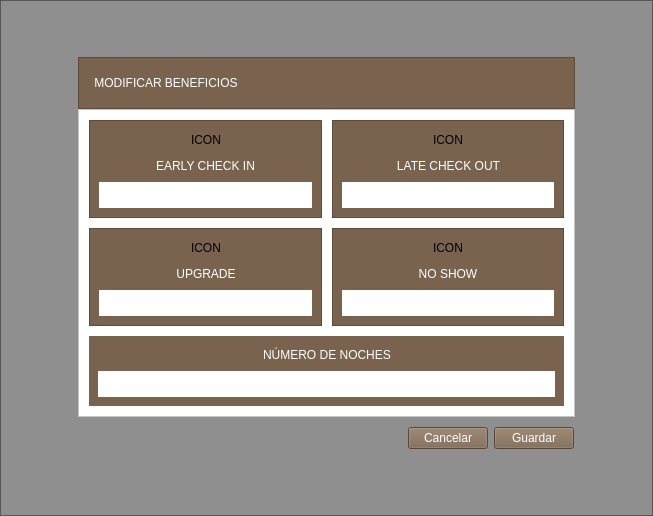
<?xml version="1.0" encoding="UTF-8"?>
<ui version="4.0">
 <class>Update_benefits</class>
 <widget class="QWidget" name="Update_benefits">
  <property name="geometry">
   <rect>
    <x>0</x>
    <y>0</y>
    <width>653</width>
    <height>516</height>
   </rect>
  </property>
  <property name="windowTitle">
   <string>Form</string>
  </property>
  <layout class="QHBoxLayout" name="horizontalLayout_13">
   <property name="leftMargin">
    <number>0</number>
   </property>
   <property name="topMargin">
    <number>0</number>
   </property>
   <property name="rightMargin">
    <number>0</number>
   </property>
   <property name="bottomMargin">
    <number>0</number>
   </property>
   <item>
    <widget class="QFrame" name="frame_7">
     <property name="styleSheet">
      <string notr="true">background-color:rgba(0,0,0,40%);</string>
     </property>
     <property name="frameShape">
      <enum>QFrame::StyledPanel</enum>
     </property>
     <property name="frameShadow">
      <enum>QFrame::Raised</enum>
     </property>
     <layout class="QVBoxLayout" name="verticalLayout_6">
      <item>
       <spacer name="verticalSpacer">
        <property name="orientation">
         <enum>Qt::Vertical</enum>
        </property>
        <property name="sizeHint" stdset="0">
         <size>
          <width>20</width>
          <height>6</height>
         </size>
        </property>
       </spacer>
      </item>
      <item>
       <layout class="QHBoxLayout" name="horizontalLayout_12">
        <item>
         <spacer name="horizontalSpacer_18">
          <property name="orientation">
           <enum>Qt::Horizontal</enum>
          </property>
          <property name="sizeHint" stdset="0">
           <size>
            <width>40</width>
            <height>20</height>
           </size>
          </property>
         </spacer>
        </item>
        <item>
         <layout class="QVBoxLayout" name="verticalLayout_5">
          <property name="spacing">
           <number>0</number>
          </property>
          <item>
           <widget class="QFrame" name="frame_6">
            <property name="styleSheet">
             <string notr="true">background-color:#79634E;</string>
            </property>
            <property name="frameShape">
             <enum>QFrame::StyledPanel</enum>
            </property>
            <property name="frameShadow">
             <enum>QFrame::Raised</enum>
            </property>
            <layout class="QHBoxLayout" name="horizontalLayout_10">
             <property name="leftMargin">
              <number>15</number>
             </property>
             <property name="topMargin">
              <number>15</number>
             </property>
             <property name="rightMargin">
              <number>15</number>
             </property>
             <property name="bottomMargin">
              <number>15</number>
             </property>
             <item>
              <widget class="QLabel" name="label_9">
               <property name="styleSheet">
                <string notr="true">font: 12pt &quot;MS Shell Dlg 2&quot;;
color:white;</string>
               </property>
               <property name="text">
                <string>MODIFICAR BENEFICIOS</string>
               </property>
               <property name="alignment">
                <set>Qt::AlignCenter</set>
               </property>
              </widget>
             </item>
             <item>
              <spacer name="horizontalSpacer_17">
               <property name="orientation">
                <enum>Qt::Horizontal</enum>
               </property>
               <property name="sizeHint" stdset="0">
                <size>
                 <width>321</width>
                 <height>20</height>
                </size>
               </property>
              </spacer>
             </item>
            </layout>
           </widget>
          </item>
          <item>
           <widget class="QFrame" name="frame">
            <property name="styleSheet">
             <string notr="true">background-color:white;</string>
            </property>
            <property name="frameShape">
             <enum>QFrame::StyledPanel</enum>
            </property>
            <property name="frameShadow">
             <enum>QFrame::Raised</enum>
            </property>
            <layout class="QVBoxLayout" name="verticalLayout_8">
             <property name="spacing">
              <number>10</number>
             </property>
             <property name="leftMargin">
              <number>10</number>
             </property>
             <property name="topMargin">
              <number>10</number>
             </property>
             <property name="rightMargin">
              <number>10</number>
             </property>
             <property name="bottomMargin">
              <number>10</number>
             </property>
             <item>
              <layout class="QGridLayout" name="gridLayout">
               <property name="spacing">
                <number>10</number>
               </property>
               <item row="0" column="0">
                <widget class="QFrame" name="frame_2">
                 <property name="sizePolicy">
                  <sizepolicy hsizetype="Expanding" vsizetype="Preferred">
                   <horstretch>0</horstretch>
                   <verstretch>0</verstretch>
                  </sizepolicy>
                 </property>
                 <property name="styleSheet">
                  <string notr="true">background-color:#79634E;</string>
                 </property>
                 <property name="frameShape">
                  <enum>QFrame::StyledPanel</enum>
                 </property>
                 <property name="frameShadow">
                  <enum>QFrame::Raised</enum>
                 </property>
                 <layout class="QVBoxLayout" name="verticalLayout">
                  <item>
                   <layout class="QHBoxLayout" name="horizontalLayout">
                    <item>
                     <spacer name="horizontalSpacer">
                      <property name="orientation">
                       <enum>Qt::Horizontal</enum>
                      </property>
                      <property name="sizeHint" stdset="0">
                       <size>
                        <width>40</width>
                        <height>20</height>
                       </size>
                      </property>
                     </spacer>
                    </item>
                    <item>
                     <widget class="QLabel" name="icon_cliente">
                      <property name="text">
                       <string>ICON</string>
                      </property>
                     </widget>
                    </item>
                    <item>
                     <spacer name="horizontalSpacer_2">
                      <property name="orientation">
                       <enum>Qt::Horizontal</enum>
                      </property>
                      <property name="sizeHint" stdset="0">
                       <size>
                        <width>40</width>
                        <height>20</height>
                       </size>
                      </property>
                     </spacer>
                    </item>
                   </layout>
                  </item>
                  <item>
                   <layout class="QHBoxLayout" name="horizontalLayout_2">
                    <item>
                     <spacer name="horizontalSpacer_3">
                      <property name="orientation">
                       <enum>Qt::Horizontal</enum>
                      </property>
                      <property name="sizeHint" stdset="0">
                       <size>
                        <width>40</width>
                        <height>20</height>
                       </size>
                      </property>
                     </spacer>
                    </item>
                    <item>
                     <widget class="QLabel" name="label_2">
                      <property name="styleSheet">
                       <string notr="true">font: 12pt &quot;MS Shell Dlg 2&quot;;
color:white;</string>
                      </property>
                      <property name="text">
                       <string>EARLY CHECK IN</string>
                      </property>
                      <property name="alignment">
                       <set>Qt::AlignCenter</set>
                      </property>
                     </widget>
                    </item>
                    <item>
                     <spacer name="horizontalSpacer_4">
                      <property name="orientation">
                       <enum>Qt::Horizontal</enum>
                      </property>
                      <property name="sizeHint" stdset="0">
                       <size>
                        <width>40</width>
                        <height>20</height>
                       </size>
                      </property>
                     </spacer>
                    </item>
                   </layout>
                  </item>
                  <item>
                   <widget class="QLineEdit" name="early">
                    <property name="styleSheet">
                     <string notr="true">background-color:white;
border-radius:15px;
color: #294D39;
font: 12pt &quot;MS Shell Dlg 2&quot;;
padding:5px;
min-height:1.8em;


</string>
                    </property>
                    <property name="alignment">
                     <set>Qt::AlignCenter</set>
                    </property>
                    <property name="placeholderText">
                     <string/>
                    </property>
                   </widget>
                  </item>
                 </layout>
                </widget>
               </item>
               <item row="0" column="1">
                <widget class="QFrame" name="frame_3">
                 <property name="sizePolicy">
                  <sizepolicy hsizetype="Expanding" vsizetype="Preferred">
                   <horstretch>0</horstretch>
                   <verstretch>0</verstretch>
                  </sizepolicy>
                 </property>
                 <property name="styleSheet">
                  <string notr="true">background-color:#79634E;</string>
                 </property>
                 <property name="frameShape">
                  <enum>QFrame::StyledPanel</enum>
                 </property>
                 <property name="frameShadow">
                  <enum>QFrame::Raised</enum>
                 </property>
                 <layout class="QVBoxLayout" name="verticalLayout_2">
                  <item>
                   <layout class="QHBoxLayout" name="horizontalLayout_3">
                    <item>
                     <spacer name="horizontalSpacer_5">
                      <property name="orientation">
                       <enum>Qt::Horizontal</enum>
                      </property>
                      <property name="sizeHint" stdset="0">
                       <size>
                        <width>40</width>
                        <height>20</height>
                       </size>
                      </property>
                     </spacer>
                    </item>
                    <item>
                     <widget class="QLabel" name="icon_regional">
                      <property name="text">
                       <string>ICON</string>
                      </property>
                     </widget>
                    </item>
                    <item>
                     <spacer name="horizontalSpacer_6">
                      <property name="orientation">
                       <enum>Qt::Horizontal</enum>
                      </property>
                      <property name="sizeHint" stdset="0">
                       <size>
                        <width>40</width>
                        <height>20</height>
                       </size>
                      </property>
                     </spacer>
                    </item>
                   </layout>
                  </item>
                  <item>
                   <layout class="QHBoxLayout" name="horizontalLayout_4">
                    <item>
                     <spacer name="horizontalSpacer_7">
                      <property name="orientation">
                       <enum>Qt::Horizontal</enum>
                      </property>
                      <property name="sizeHint" stdset="0">
                       <size>
                        <width>40</width>
                        <height>20</height>
                       </size>
                      </property>
                     </spacer>
                    </item>
                    <item>
                     <widget class="QLabel" name="regional">
                      <property name="styleSheet">
                       <string notr="true">font: 12pt &quot;MS Shell Dlg 2&quot;;
color:white;</string>
                      </property>
                      <property name="text">
                       <string>LATE CHECK OUT</string>
                      </property>
                      <property name="alignment">
                       <set>Qt::AlignCenter</set>
                      </property>
                     </widget>
                    </item>
                    <item>
                     <spacer name="horizontalSpacer_8">
                      <property name="orientation">
                       <enum>Qt::Horizontal</enum>
                      </property>
                      <property name="sizeHint" stdset="0">
                       <size>
                        <width>40</width>
                        <height>20</height>
                       </size>
                      </property>
                     </spacer>
                    </item>
                   </layout>
                  </item>
                  <item>
                   <widget class="QLineEdit" name="late">
                    <property name="styleSheet">
                     <string notr="true">background-color:white;
border-radius:15px;
color: #294D39;
font: 12pt &quot;MS Shell Dlg 2&quot;;
padding:5px;
min-height:1.8em;


</string>
                    </property>
                    <property name="alignment">
                     <set>Qt::AlignCenter</set>
                    </property>
                    <property name="placeholderText">
                     <string/>
                    </property>
                   </widget>
                  </item>
                 </layout>
                </widget>
               </item>
               <item row="1" column="0">
                <widget class="QFrame" name="frame_4">
                 <property name="sizePolicy">
                  <sizepolicy hsizetype="Expanding" vsizetype="Preferred">
                   <horstretch>0</horstretch>
                   <verstretch>0</verstretch>
                  </sizepolicy>
                 </property>
                 <property name="styleSheet">
                  <string notr="true">background-color:#79634E;</string>
                 </property>
                 <property name="frameShape">
                  <enum>QFrame::StyledPanel</enum>
                 </property>
                 <property name="frameShadow">
                  <enum>QFrame::Raised</enum>
                 </property>
                 <layout class="QVBoxLayout" name="verticalLayout_3">
                  <item>
                   <layout class="QHBoxLayout" name="horizontalLayout_5">
                    <item>
                     <spacer name="horizontalSpacer_9">
                      <property name="orientation">
                       <enum>Qt::Horizontal</enum>
                      </property>
                      <property name="sizeHint" stdset="0">
                       <size>
                        <width>40</width>
                        <height>20</height>
                       </size>
                      </property>
                     </spacer>
                    </item>
                    <item>
                     <widget class="QLabel" name="icon_aniversario">
                      <property name="text">
                       <string>ICON</string>
                      </property>
                     </widget>
                    </item>
                    <item>
                     <spacer name="horizontalSpacer_10">
                      <property name="orientation">
                       <enum>Qt::Horizontal</enum>
                      </property>
                      <property name="sizeHint" stdset="0">
                       <size>
                        <width>40</width>
                        <height>20</height>
                       </size>
                      </property>
                     </spacer>
                    </item>
                   </layout>
                  </item>
                  <item>
                   <layout class="QHBoxLayout" name="horizontalLayout_6">
                    <item>
                     <spacer name="horizontalSpacer_11">
                      <property name="orientation">
                       <enum>Qt::Horizontal</enum>
                      </property>
                      <property name="sizeHint" stdset="0">
                       <size>
                        <width>40</width>
                        <height>20</height>
                       </size>
                      </property>
                     </spacer>
                    </item>
                    <item>
                     <widget class="QLabel" name="label_6">
                      <property name="styleSheet">
                       <string notr="true">font: 12pt &quot;MS Shell Dlg 2&quot;;
color:white;</string>
                      </property>
                      <property name="text">
                       <string>UPGRADE</string>
                      </property>
                      <property name="alignment">
                       <set>Qt::AlignCenter</set>
                      </property>
                     </widget>
                    </item>
                    <item>
                     <spacer name="horizontalSpacer_12">
                      <property name="orientation">
                       <enum>Qt::Horizontal</enum>
                      </property>
                      <property name="sizeHint" stdset="0">
                       <size>
                        <width>40</width>
                        <height>20</height>
                       </size>
                      </property>
                     </spacer>
                    </item>
                   </layout>
                  </item>
                  <item>
                   <widget class="QLineEdit" name="upgrade">
                    <property name="styleSheet">
                     <string notr="true">background-color:white;
border-radius:15px;
color: #294D39;
font: 12pt &quot;MS Shell Dlg 2&quot;;
padding:5px;
min-height:1.8em;


</string>
                    </property>
                    <property name="alignment">
                     <set>Qt::AlignCenter</set>
                    </property>
                    <property name="placeholderText">
                     <string/>
                    </property>
                   </widget>
                  </item>
                 </layout>
                </widget>
               </item>
               <item row="1" column="1">
                <widget class="QFrame" name="frame_5">
                 <property name="sizePolicy">
                  <sizepolicy hsizetype="Expanding" vsizetype="Preferred">
                   <horstretch>0</horstretch>
                   <verstretch>0</verstretch>
                  </sizepolicy>
                 </property>
                 <property name="styleSheet">
                  <string notr="true">background-color:#79634E;</string>
                 </property>
                 <property name="frameShape">
                  <enum>QFrame::StyledPanel</enum>
                 </property>
                 <property name="frameShadow">
                  <enum>QFrame::Raised</enum>
                 </property>
                 <layout class="QVBoxLayout" name="verticalLayout_4">
                  <item>
                   <layout class="QHBoxLayout" name="horizontalLayout_7">
                    <item>
                     <spacer name="horizontalSpacer_13">
                      <property name="orientation">
                       <enum>Qt::Horizontal</enum>
                      </property>
                      <property name="sizeHint" stdset="0">
                       <size>
                        <width>40</width>
                        <height>20</height>
                       </size>
                      </property>
                     </spacer>
                    </item>
                    <item>
                     <widget class="QLabel" name="icon_categoria">
                      <property name="text">
                       <string>ICON</string>
                      </property>
                     </widget>
                    </item>
                    <item>
                     <spacer name="horizontalSpacer_14">
                      <property name="orientation">
                       <enum>Qt::Horizontal</enum>
                      </property>
                      <property name="sizeHint" stdset="0">
                       <size>
                        <width>40</width>
                        <height>20</height>
                       </size>
                      </property>
                     </spacer>
                    </item>
                   </layout>
                  </item>
                  <item>
                   <layout class="QHBoxLayout" name="horizontalLayout_8">
                    <item>
                     <spacer name="horizontalSpacer_15">
                      <property name="orientation">
                       <enum>Qt::Horizontal</enum>
                      </property>
                      <property name="sizeHint" stdset="0">
                       <size>
                        <width>40</width>
                        <height>20</height>
                       </size>
                      </property>
                     </spacer>
                    </item>
                    <item>
                     <widget class="QLabel" name="label_8">
                      <property name="styleSheet">
                       <string notr="true">font: 12pt &quot;MS Shell Dlg 2&quot;;
color:white;</string>
                      </property>
                      <property name="text">
                       <string>NO SHOW</string>
                      </property>
                      <property name="alignment">
                       <set>Qt::AlignCenter</set>
                      </property>
                     </widget>
                    </item>
                    <item>
                     <spacer name="horizontalSpacer_16">
                      <property name="orientation">
                       <enum>Qt::Horizontal</enum>
                      </property>
                      <property name="sizeHint" stdset="0">
                       <size>
                        <width>40</width>
                        <height>20</height>
                       </size>
                      </property>
                     </spacer>
                    </item>
                   </layout>
                  </item>
                  <item>
                   <widget class="QLineEdit" name="noshow">
                    <property name="styleSheet">
                     <string notr="true">background-color:white;
border-radius:15px;
color: #294D39;
font: 12pt &quot;MS Shell Dlg 2&quot;;
padding:5px;
min-height:1.8em;


</string>
                    </property>
                    <property name="alignment">
                     <set>Qt::AlignCenter</set>
                    </property>
                   </widget>
                  </item>
                 </layout>
                </widget>
               </item>
              </layout>
             </item>
             <item>
              <widget class="QFrame" name="verticalFrame">
               <property name="styleSheet">
                <string notr="true">background-color:#79634E;</string>
               </property>
               <layout class="QVBoxLayout" name="verticalLayout_7">
                <property name="leftMargin">
                 <number>9</number>
                </property>
                <property name="topMargin">
                 <number>9</number>
                </property>
                <property name="rightMargin">
                 <number>9</number>
                </property>
                <property name="bottomMargin">
                 <number>9</number>
                </property>
                <item>
                 <layout class="QHBoxLayout" name="horizontalLayout_14">
                  <item>
                   <spacer name="horizontalSpacer_21">
                    <property name="orientation">
                     <enum>Qt::Horizontal</enum>
                    </property>
                    <property name="sizeHint" stdset="0">
                     <size>
                      <width>40</width>
                      <height>20</height>
                     </size>
                    </property>
                   </spacer>
                  </item>
                  <item>
                   <widget class="QLabel" name="label_3">
                    <property name="styleSheet">
                     <string notr="true">font: 12pt &quot;MS Shell Dlg 2&quot;;
color:white;</string>
                    </property>
                    <property name="text">
                     <string>NÚMERO DE NOCHES</string>
                    </property>
                   </widget>
                  </item>
                  <item>
                   <spacer name="horizontalSpacer_24">
                    <property name="orientation">
                     <enum>Qt::Horizontal</enum>
                    </property>
                    <property name="sizeHint" stdset="0">
                     <size>
                      <width>40</width>
                      <height>20</height>
                     </size>
                    </property>
                   </spacer>
                  </item>
                 </layout>
                </item>
                <item>
                 <widget class="QLineEdit" name="nights">
                  <property name="styleSheet">
                   <string notr="true">background-color:white;
border-radius:15px;
color: #294D39;
font: 12pt &quot;MS Shell Dlg 2&quot;;
padding:5px;
min-height:1.8em;


</string>
                  </property>
                  <property name="alignment">
                   <set>Qt::AlignCenter</set>
                  </property>
                 </widget>
                </item>
               </layout>
              </widget>
             </item>
            </layout>
           </widget>
          </item>
          <item>
           <widget class="QFrame" name="frame_8">
            <property name="styleSheet">
             <string notr="true">background-color:transparent;</string>
            </property>
            <property name="frameShape">
             <enum>QFrame::StyledPanel</enum>
            </property>
            <property name="frameShadow">
             <enum>QFrame::Raised</enum>
            </property>
            <layout class="QHBoxLayout" name="horizontalLayout_11">
             <property name="rightMargin">
              <number>0</number>
             </property>
             <item>
              <spacer name="horizontalSpacer_20">
               <property name="orientation">
                <enum>Qt::Horizontal</enum>
               </property>
               <property name="sizeHint" stdset="0">
                <size>
                 <width>197</width>
                 <height>20</height>
                </size>
               </property>
              </spacer>
             </item>
             <item>
              <widget class="QPushButton" name="cancel_butt">
               <property name="styleSheet">
                <string notr="true">font: 10pt &quot;MS Shell Dlg 2&quot;;
color:white;
background-color:rgba(121,99,78,100%);;
min-width:8em;
max-width:8em;
min-height:2em;
max-height:2em;</string>
               </property>
               <property name="text">
                <string>Cancelar</string>
               </property>
              </widget>
             </item>
             <item>
              <widget class="QPushButton" name="guardar_butt">
               <property name="styleSheet">
                <string notr="true">font: 10pt &quot;MS Shell Dlg 2&quot;;
color:white;
background-color:rgba(121,99,78,100%);;
min-width:8em;
max-width:8em;
min-height:2em;
max-height:2em;</string>
               </property>
               <property name="text">
                <string>Guardar</string>
               </property>
              </widget>
             </item>
            </layout>
           </widget>
          </item>
         </layout>
        </item>
        <item>
         <spacer name="horizontalSpacer_19">
          <property name="orientation">
           <enum>Qt::Horizontal</enum>
          </property>
          <property name="sizeHint" stdset="0">
           <size>
            <width>40</width>
            <height>20</height>
           </size>
          </property>
         </spacer>
        </item>
       </layout>
      </item>
      <item>
       <spacer name="verticalSpacer_2">
        <property name="orientation">
         <enum>Qt::Vertical</enum>
        </property>
        <property name="sizeHint" stdset="0">
         <size>
          <width>20</width>
          <height>6</height>
         </size>
        </property>
       </spacer>
      </item>
     </layout>
    </widget>
   </item>
  </layout>
 </widget>
 <resources/>
 <connections/>
</ui>
